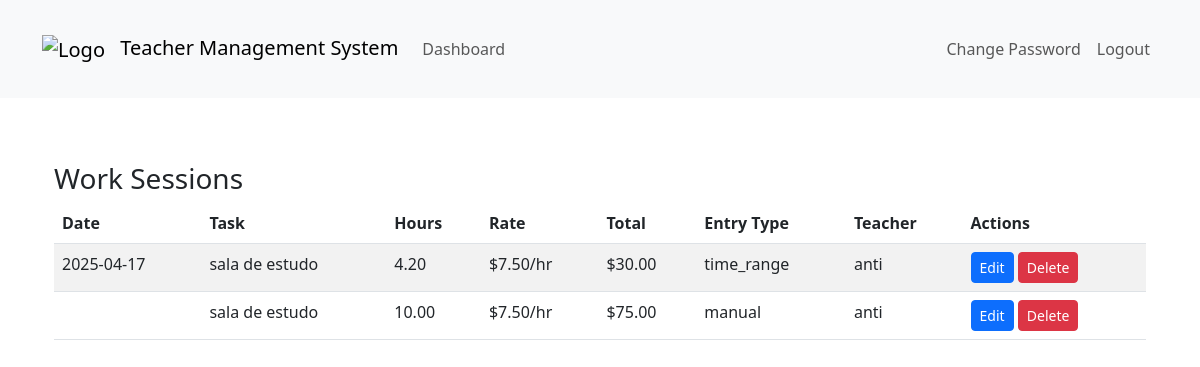
/dashboard/dashboard/superuser/work-sessions/ (signed in), run on an earlier commit of the app's database.
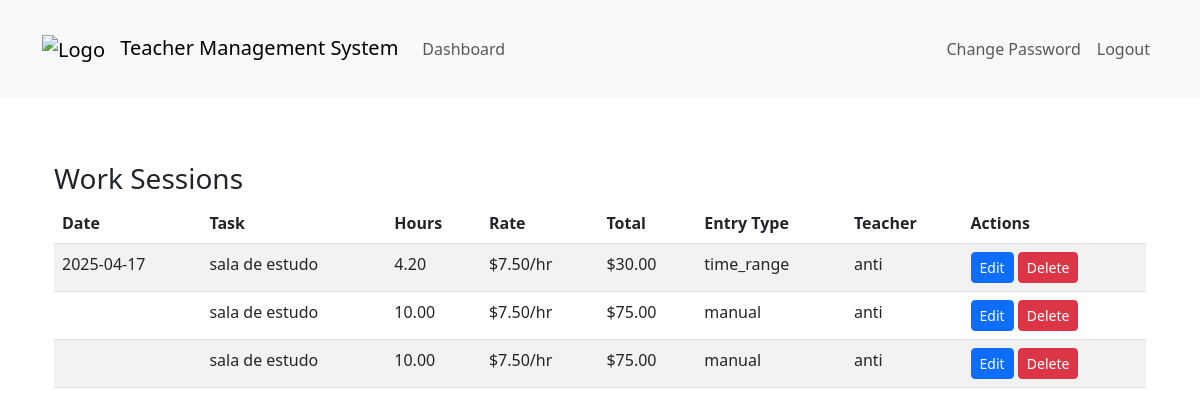
And on a later commit of the database.
### teachers_app/models.py (models this page shows, shortened)
class WorkSession(models.Model):
    ENTRY_TYPE_CHOICES = [
        ('manual', 'Manual Hours Input'),
        ('clock', 'Clock In/Out'),
        ('time_range', 'Time Range'),
    ]
    teacher = models.ForeignKey(Teacher, on_delete=models.CASCADE)
    task = models.ForeignKey(Task, on_delete=models.CASCADE)
    entry_type = models.CharField(max_length=10, choices=ENTRY_TYPE_CHOICES)
    hourly_rate = models.DecimalField(max_digits=10, decimal_places=2, null=True, blank=True)  # Store the hourly rate at creation time
    stored_hours = models.DecimalField(max_digits=10, decimal_places=2, null=True, blank=True)  # Store the hours at creation time
    is_deleted = models.BooleanField(default=False)
    deleted_at = models.DateTimeField(null=True, blank=True)
    manual_hours = models.DecimalField(max_digits=5, decimal_places=2, null=True, blank=True)
    clock_in = models.DateTimeField(null=True, blank=True)
    clock_out = models.DateTimeField(null=True, blank=True)
    start_time = models.DateTimeField(null=True, blank=True)
    end_time = models.DateTimeField(null=True, blank=True)
    created_at = models.DateTimeField(auto_now_add=True)
    total_amount = models.DecimalField(max_digits=10, decimal_places=2, null=True, blank=True)
    def calculated_hours(self):
        if self.entry_type == 'manual' and self.manual_hours:
            return self.manual_hours
        elif self.entry_type == 'clock' and self.clock_in and self.clock_out:
            duration = self.clock_out - self.clock_in
            return duration.total_seconds() / 3600  # Return hours
        elif self.entry_type == 'time_range' and self.start_time and self.end_time:
            duration = self.end_time - self.start_time
            return duration.total_seconds() / 3600  # Return hours
        return None  # Return None if no valid data

class Task(models.Model):
    name = models.CharField(max_length=200)
    description = models.TextField(blank=True, null=True)
    duration = models.DurationField(null=True, blank=True)
    price = models.DecimalField(max_digits=10, decimal_places=2, default=0.00)
    hourly_rate = models.DecimalField(max_digits=10, decimal_places=2)
    created_at = models.DateTimeField(auto_now_add=True)
    updated_at = models.DateTimeField(auto_now=True)
    is_active = models.BooleanField(default=True)

class Teacher(models.Model):
    user = models.OneToOneField(CustomUser, on_delete=models.CASCADE)
    subjects = models.CharField(max_length=200, blank=True, help_text="Optional: List of subjects taught")

class CustomUser(AbstractUser):
    is_student   = models.BooleanField(default=False)
    is_teacher = models.BooleanField(default=False)
    is_inspector = models.BooleanField(default=False)

### teachers_app/views.py (the view)
# urls.py: path('dashboard/superuser/work-sessions/', views.list_work_sessions, name='superuser_list_work_sessions'),
@login_required
@user_passes_test(lambda u: u.is_superuser)
def list_work_sessions(request):
    work_sessions = WorkSession.objects.select_related('task', 'teacher').order_by('-start_time')
    context = {
        'work_sessions': work_sessions
    }
    return render(request, 'superuser/list_work_sessions.html', context)

### templates/superuser/list_work_sessions.html (shortened to what this page needs)
{% extends 'base.html' %}
{% load static %}
{% block content %}
<div class="container">
    <h3>Work Sessions</h3>
    <div class="row">
        <div class="col-md-12">
            <table class="table table-striped">
                <thead>
                    <tr>
                        <th>Date</th>
                        <th>Task</th>
                        <th>Hours</th>
                        <th>Rate</th>
                        <th>Total</th>
                        <th>Entry Type</th>
                        <th>Teacher</th>
                        <th>Actions</th>
                    </tr>
                </thead>
                <tbody>
                    {% for session in work_sessions %}
                    <tr>
                        <td>{{ session.start_time|date:"Y-m-d" }}</td>
                        <td>{{ session.task.name }}</td>
                        <td>{{ session.calculated_hours|floatformat:2 }}</td>
                        <td>${{ session.task.hourly_rate|floatformat:2 }}/hr</td>
                        <td>${{ session.total_amount|floatformat:2 }}</td>
                        <td>{{ session.entry_type }}</td>
                        <td>{{ session.teacher.user.username }}</td>
                        <td>
                            <a href="{% url 'edit_work_session' session.id %}" class="btn btn-sm btn-primary">Edit</a>
                            <form method="post" action="{% url 'delete_work_session' session.id %}" style="display: inline;" onsubmit="return confirm('Are you sure you want to delete this work session?');">
                                <button type="submit" class="btn btn-sm btn-danger">Delete</button>
                            </form>
                        </td>
                    </tr>
                    {% empty %}
                    <tr>
                        <td colspan="8">No work sessions found.</td>
                    </tr>
                    {% endfor %}
                </tbody>
            </table>
        </div>
    </div>
</div>
{% endblock %}

### templates/base.html (shortened to what this page needs)
<!DOCTYPE html>
{% load static %}
<html lang="en">
<head>
    <link href="https://cdn.jsdelivr.net/npm/bootstrap@5.3.0/dist/css/bootstrap.min.css" rel="stylesheet">
    <link rel="stylesheet" href="{% static 'css/custom.css' %}">
</head>
<body class="custom-bg">
    <nav class="navbar navbar-expand-lg navbar-light bg-light">
        <div class="container">
            <a class="navbar-brand" href="{% url 'dashboard' %}">
                <img src="{% static 'images/logo.png' %}" alt="Logo" class="logo">
                Teacher Management System
            </a>
            <div class="collapse navbar-collapse" id="navbarNav">
                <ul class="navbar-nav me-auto">
                    {% if user.is_authenticated %}
                        <li class="nav-item">
                            <a class="nav-link" href="{% url 'dashboard' %}">Dashboard</a>
                        </li>
                    {% endif %}
                </ul>
                <ul class="navbar-nav">
                    {% if user.is_authenticated %}
                        <li class="nav-item">
                            <a class="nav-link" href="{% url 'change_password' %}">Change Password</a>
                        </li>
                        <li class="nav-item">
                            <form method="post" action="{% url 'logout' %}" class="d-inline">
                                <button type="submit" class="btn nav-link border-0 bg-transparent">Logout</button>
                            </form>
                        </li>
                    {% else %}
                        <li class="nav-item">
                            <a class="nav-link" href="{% url 'login' %}">Login</a>
                        </li>
                    {% endif %}
                </ul>
            </div>
        </div>
    </nav>
    <div class="container mt-4">
        {% block content %}
        {% endblock %}
    </div>
</body>
</html>

### static/css/custom.css (style rules this page uses)
body { margin: 0; min-height: 100vh; background-size: cover; background-position: center; background-attachment: fixed; background-repeat: no-repeat; }
body::before { content: ""; position: fixed; top: 0; left: 0; width: 100%; height: 100%; z-index: -1; }
.logo { max-height: 50px; margin-right: 10px; }
.container { padding-top: 20px; padding-bottom: 20px; }
.custom-bg { margin: 0; min-height: 100vh; background-image: url('/static/images/background.png'); background-size: cover; background-position: center; background-attachment: fixed; background-repeat: no-repeat; }

What changed in the data, as far as the page shows it:
added WorkSession: task.name "sala de estudo", calculated_hours "10.00", task.hourly_rate "7.50", total_amount "75.00", entry_type "manual", teacher.user.username "anti"
